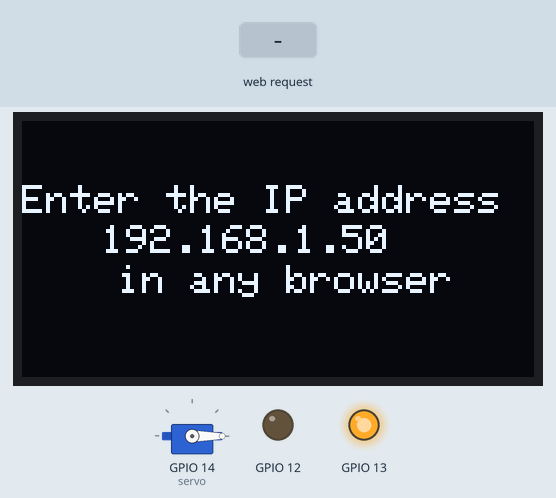
Recording of a sketch running on a simulated ESP8266 (NodeMCU). On the bench: 128×64 one-colour display, servo, output pins drawn as LEDs (lit = HIGH). The inputs (shaded band) are chosen by the test bench. WiFi joins after 1.5 s; servers stay silent unless stated; what the sketch prints to the serial monitor is not drawn.

Above: at 2.7 s.
2.8 s: HTTP request GET /LockerON received
At 3.6 s:
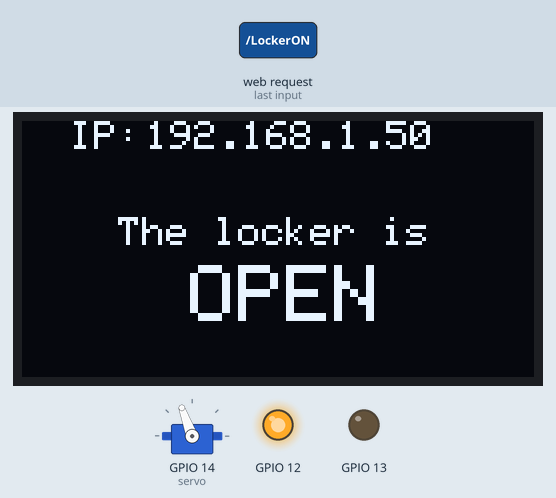
4.3 s: HTTP request GET /LockerOFF received
At 4.8 s:
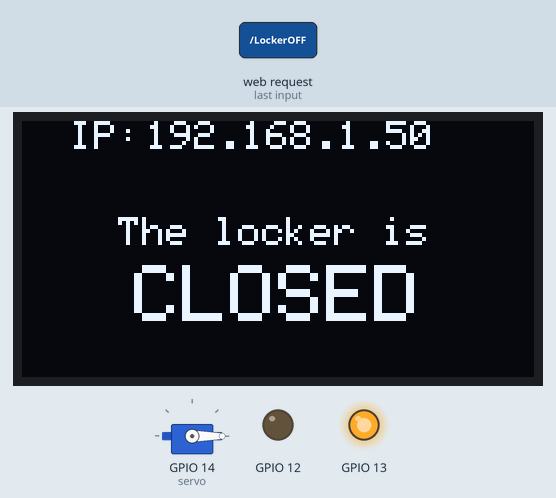
Timing chart, 0 to 7.3 s (numbered marks = the images above; inputs shaded):
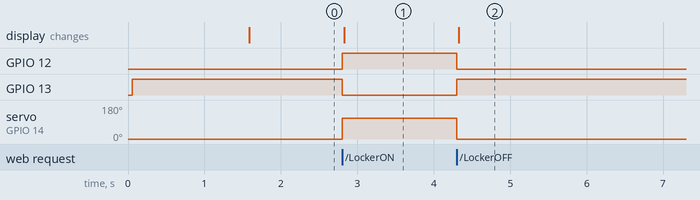

The sketch:

ESP8266-based_smart_locker_with_display_v1.4.ino
```cpp
// ESP8266-based smart locker
// Developed by Maxim Bortnikov
// For more information and for the circuit of this device visit: https://github.com/Northstrix/ESP8266-based_smart_locker_with_display
// In this project I used code from:
// http://www.martyncurrey.com/esp8266-and-the-arduino-ide-part-6-javascript-and-ajax/
// https://codepen.io/ma_suwa/pen/qBBYKNy
// https://codepen.io/chancesq/pen/abNvEev
// https://codepen.io/rgg/pen/rxLmQm
String header = "HTTP/1.1 200 OK\r\nContent-Type: text/html\r\n\r\n";

String html_1 = R"=====(
<!DOCTYPE html>
<html>
 <head>
 <meta name='viewport' content='width=device-width, initial-scale=1.0'/>
 <meta charset='utf-8'>
    <style>
  * {
  margin: 0;
  padding: 0;
}
html,
body {
  //      background-image: linear-gradient(-120deg, #26E289 0, #1a5fa2 100%, red 200%);
  background-color: #D0D0D0;
  font-family: Segoe UI,Frutiger,Frutiger Linotype,Dejavu Sans,Helvetica Neue,Arial,sans-serif;
  font-weight: 400;
  box-sizing: border-box;
  height: 100%;
  width: 100%;
}
#Locker_button {
height: 43px;
width:100%;
background-color: Transparent;
background-repeat:no-repeat;
border: none;
color: #EEE;
border-radius: 20px;
cursor:pointer;
overflow: hidden;

}
.noselect {
  -webkit-touch-callout: none;
    -webkit-user-select: none;
     -khtml-user-select: none;
       -moz-user-select: none;
        -ms-user-select: none;
            user-select: none;
    -webkit-tap-highlight-color: transparent;
}

button {
  width: 70%;
  height: 50px;
  cursor: pointer;
  background-color: #0071E3;
  border: none;
  border-radius: 30px;
  background-image: linear-gradient(-120deg, #0071E3 0, #1a5fa2 100%);
  box-shadow: 0 0 200px rgba(255,255,255,0.0);
  transition: 1s;
  display: flex;
  align-items: center;
  justify-content: center;
}

button:after {
  position: absolute;
  content: '';
  width: 25px;
  height: 25px;
  border-radius: 100%;
  background: transparent;
  box-shadow: 0 0 80px rgba(255,255,255,1);
}

button:hover {
  box-shadow: 0 0 200px rgba(255,255,255,1);
}

button:hover:after {
  animation: animate 3s infinite linear;
}

button:focus {
  outline: none;
}

@keyframes animate {
  0% { transform: translateX(60px)}
  50% {transform: translateX(-60px)}
  100% {transform: translateX(60px)}
}
.buttons {
  display: flex;
  flex-direction: row;
  flex-wrap: wrap;
  justify-content: center;
  text-align: center;
  width: 100%;
  height: 100%;
  margin: 0 auto;
}
.container {
  display: inline-block;
  align-items: center;
  display: flex;
  flex-direction: column;
  justify-content: top;
  text-align: center;
  background-image: linear-gradient(-120deg, #26E289 0, #1a5fa2 100%);
  padding:  40px 0px;
  width: 300px;
  height: 300px;
  margin-top: 10vh;
  margin-left: auto;
  margin-right: auto;
  border-radius: 5px;
  box-shadow: 0px 2px 7px rgba(0,0,0,0.2);
  overflow: hidden;
}
h1 {
  text-align: center;
  color: #EEE;
  letter-spacing: 0.05em;
  margin: 0 0 0.4em;
  font-size: 1em;
}
p {
  text-align: left;
  color: #EEE;
  letter-spacing: 0.05em;
  font-size: 0.8em;
  margin: 0 0 2em;
}
</style>

<script>
    function switchLocker()
  {
       var button_text = document.getElementById("Locker_button").value;
     if (button_text=="Open the locker")
     {
       document.getElementById("Locker_button").value = "Opening the locker";
       ajaxLoad('LockerON');
     }
     else
     {
       document.getElementById("Locker_button").value = "Closing the locker";
       ajaxLoad('LockerOFF');
     }
    }

var ajaxRequest = null;
if (window.XMLHttpRequest)  { ajaxRequest =new XMLHttpRequest(); }
else                        { ajaxRequest =new ActiveXObject("Microsoft.XMLHTTP"); }


function ajaxLoad(ajaxURL)
{
  if(!ajaxRequest){ alert("AJAX is not supported."); return; }

  ajaxRequest.open("GET",ajaxURL,true);
  ajaxRequest.onreadystatechange = function()
  {
    if(ajaxRequest.readyState == 4 && ajaxRequest.status==200)
    {
      var ajaxResult = ajaxRequest.responseText;
      if      ( ajaxResult == "The locker is open" )   { document.getElementById("Locker_button").value = "Close the locker"; }
      else if ( ajaxResult == "The locker is closed" )  { document.getElementById("Locker_button").value = "Open the locker"; }
      document.getElementById("reply").innerHTML = ajaxResult;
    }
  }
  ajaxRequest.send();
}
</script>
 <title>ESP8266-based smart locker</title>
</head>
<body>
  <div class="buttons">
  <div class="container">
      <h1>ESP8266-based smart locker</h1>
      <p>Developed by Maxim Bortnikov</p>
            <p id = "reply">Press the button to get a response from ESP</p>
            <button class="noselect">
            <input type="button" id = "Locker_button" onclick="switchLocker()" value="Open the locker"  /></button>
  </div>
</div>
</body>
</html>

)=====";


#include <ESP8266WiFi.h>             // Include ESP8266WiFi library
#include <Servo.h>                  // Include Servo library
#include <SPI.h>                   // Include SPI library
#include <Wire.h>                 // Include Wire library
#include <Adafruit_GFX.h>        // Include Adafruit_GFX library
#include <Adafruit_SSD1306.h>   // Include Adafruit_SSD1306 library
#define OLED_RESET 16
Adafruit_SSD1306 display(OLED_RESET);
Servo servo;
const char* ssid     = "Mobile Hotspot 1290";  // Your SSID (Network's name)
const char* password = "seasidehills199"; // Password from your network
WiFiServer server(80);
int opan = 110; // Servo's angle for the open locker
int clan = 0; // Servo's angle for the closed locker
String request = "";

void setup()
{
  display.begin(SSD1306_SWITCHCAPVCC, 0x3c);
  display.clearDisplay();
  display.setTextSize(1);
  display.setTextColor(WHITE);
  display.setCursor(12,20);
  display.println("Connecting to the");
  display.setCursor(27,32);
  display.println("Access Point");
  display.display();
  pinMode(12, OUTPUT);
  digitalWrite(12, LOW);  // Turn the green LED off
  pinMode(13, OUTPUT);
  digitalWrite(13, HIGH); // Light up the red LED
  Serial.begin(115200); // Baudrate
  servo.attach(14); // Assign servo to the D5 pin
  servo.write(clan); // Close the locker
  Serial.print("Connecting to the Newtork"); // This all will be displayed in the Serial Monitor
  WiFi.begin(ssid, password);
  while (WiFi.status() != WL_CONNECTED)
  {
    delay(500);
    Serial.print(".");
  }
  Serial.println("WiFi connected");
  server.begin(); // Starting the server
  Serial.println("Server started");
  Serial.print("IP Address of network: ");
  Serial.println(WiFi.localIP()); // Display device's IP address in serial monitor
  Serial.println("/");
  display.clearDisplay();
  display.setTextSize(1);
  display.setTextColor(WHITE);
  display.setCursor(0,16);
  display.println("Enter the IP address"); // Display device's IP address on display
  display.setCursor(20,26);
  display.println(WiFi.localIP());
  display.setCursor(24,36);
  display.println("in any browser");
  display.display();
}


void loop()
{
    // Check if a client has connected
    WiFiClient client = server.available();
    if (!client)  {  return;  }

    // Read the first line of the request
    request = client.readStringUntil('\r');

    Serial.print("request: "); Serial.println(request);

    if       ( request.indexOf("LockerON") > 0 )
             {
    servo.write(opan);
    client.print( header );
    client.print( "The locker is open" );
    digitalWrite(12, HIGH);
    digitalWrite(13, LOW);
    display.clearDisplay();
    display.setTextSize(1);
    display.setTextColor(WHITE);
    display.setCursor(12,0);
    display.println("IP:");
    display.setCursor(31,0);
    display.println(WiFi.localIP());
    display.setCursor(24,24);
    display.println("The locker is");
    display.setTextSize(2);
    display.setCursor(42,36);
    display.println("OPEN");
    display.display();
             }
    else if  ( request.indexOf("LockerOFF") > 0 )
             {
    servo.write(clan);
    client.print( header );
    client.print( "The locker is closed" );
    digitalWrite(12, LOW);
    digitalWrite(13, HIGH);
    display.clearDisplay();
    display.setTextSize(1);
    display.setTextColor(WHITE);
    display.setCursor(12,0);
    display.println("IP:");
    display.setCursor(31,0);
    display.println(WiFi.localIP());
    display.setCursor(24,24);
    display.println("The locker is");
    display.setTextSize(2);
    display.setCursor(28,36);
    display.println("CLOSED");
    display.display();
             }
    else
    {
        client.flush();
        client.print( header );
        client.print( html_1 );
        display.clearDisplay();
        display.setTextSize(1);
        display.setTextColor(WHITE);
        display.setCursor(16,22);
        display.println("Press the button");
        display.setCursor(10,32);
        display.println("to open the locker");
        display.display();
        delay(5);
    }

}
```

Measured:
- after the input at 2.8 s, GPIO 12: LOW → HIGH at once; GPIO 13: HIGH → LOW at once; servo on GPIO 14 (servo): 0° → 110° at once; the display: changes at once (image 1)
- after the input at 4.3 s, GPIO 12: HIGH → LOW at once; GPIO 13: LOW → HIGH at once; servo on GPIO 14 (servo): 110° → 0° at once; the display: changes at once (image 2)
